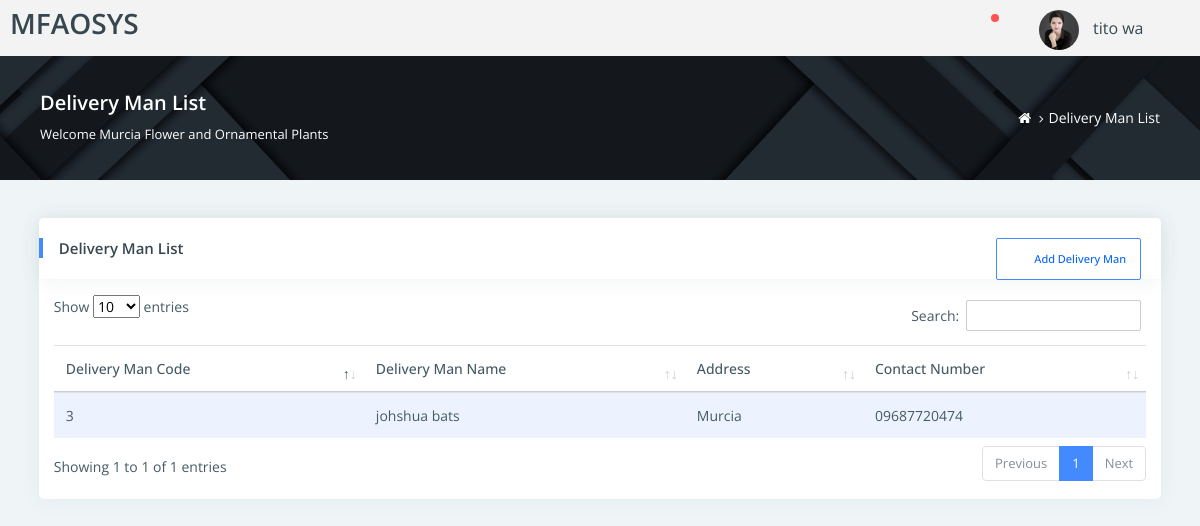
Page /deliveryman/deliveryman.php (signed in) on the committed database.
### tables this page shows
CREATE TABLE `tbldeliveryman` (
  `deliveryman_id` int(11) NOT NULL,
  `deliveryman_name` varchar(100) NOT NULL,
  `password` varchar(150) NOT NULL,
  `active` int(1) NOT NULL DEFAULT 1,
  `contact_no` varchar(50) NOT NULL,
  `address` varchar(250) NOT NULL,
  `supplier_id` int(11) NOT NULL
);

CREATE TABLE `tblsupplier` (
  `supplier_id` int(11) NOT NULL,
  `supplier_name` varchar(150) NOT NULL,
  `supplier_password` varchar(150) NOT NULL,
  `active` int(1) NOT NULL DEFAULT 0,
  `supplier_location` varchar(100) NOT NULL,
  `contact_no` varchar(50) NOT NULL,
  `reference_id` varchar(20) NOT NULL,
  `uploaded_file` varchar(100) NOT NULL
);

### deliveryman/deliveryman.php (the view, shortened to what this page needs)
<?php
  $id = $_SESSION['id'];
  include('../include/connection.php');
 ?>
<!DOCTYPE html>
<html lang="en">
<head>
    <link rel="stylesheet" href="assets/pages/waves/css/waves.min.css" type="text/css" media="all">
    <link rel="stylesheet" type="text/css" href="assets/css/bootstrap/css/bootstrap.min.css">
    <link rel="stylesheet" href="assets/pages/waves/css/waves.min.css" type="text/css" media="all">
    <link rel="stylesheet" type="text/css" href="assets/icon/themify-icons/themify-icons.css">
    <link rel="stylesheet" type="text/css" href="assets/icon/icofont/css/icofont.css">
    <link rel="stylesheet" type="text/css" href="assets/css/font-awesome-n.min.css">
    <link rel="stylesheet" type="text/css" href="assets/css/font-awesome.min.css">
    <link rel="stylesheet" type="text/css" href="assets/css/jquery.mCustomScrollbar.css">
    <link rel="stylesheet" type="text/css" href="assets/css/style.css">
    <link rel="stylesheet" type="text/css" href="../DataTables/datatables.min.css"/>
</head>
<body>
    <div id="pcoded" class="pcoded">
        <div class="pcoded-container navbar-wrapper">
            <?php include('include/supplierheader.php'); ?>
            <div class="pcoded-main-container">
                <div class="pcoded-wrapper">
                    <div class="pcoded-content">
                        <div class="page-header">
                            <div class="page-block">
                                <div class="row align-items-center">
                                    <div class="col-md-8">
                                        <div class="page-header-title">
                                            <h5 class="m-b-10">Delivery Man List</h5>
                                            <p class="m-b-0">Welcome Murcia Flower and Ornamental Plants</p>
                                        </div>
                                    </div>
                                    <div class="col-md-4">
                                        <ul class="breadcrumb">
                                            <li class="breadcrumb-item">
                                                <a href="index.html"> <i class="fa fa-home"></i> </a>
                                            </li>
                                            <li class="breadcrumb-item"><a href="#!">Delivery Man List</a>
                                            </li>
                                        </ul>
                                    </div>
                                </div>
                            </div>
                        </div>
                        <div class="pcoded-inner-content">
                            <div class="main-body">
                                <div class="page-wrapper">
                                    <div class="page-body">
                                                    <div class="card table-card">
                                                    <div class="card-header">
                                                        <h5>Delivery Man List</h5>
                                                        <div class="card-header-right">
                                                             <button style="margin-right: 10px;" data-toggle="modal" data-target="#bd-example-modal-sm" class="btn waves-effect waves-light btn-primary btn-sm btn-outline-primary"><i class="icofont icofont-plus"></i>Add Delivery Man</button>
                                                        </div>
                                                    </div>
                                                    <div class="container-fluid mt-3  mb-3">
                                               <!-- <div class="card-block table-border-style">
                                                <div> -->
                                                   <table id="example" class="table table-striped" style="width:100%">
        <thead>
            <tr>
               <th>Delivery Man Code</th>
                <th>Delivery Man Name</th>
                <th>Address</th>
                <th>Contact Number</th>
            </tr>
        </thead>
        <tbody>
          <?php
            $query = mysqli_query($con, "SELECT * FROM tbldeliveryman INNER JOIN tblsupplier on tblsupplier.supplier_id=tbldeliveryman.supplier_id WHERE tbldeliveryman.active = 1 AND tbldeliveryman.supplier_id = $id");
            while($row = mysqli_fetch_array($query)){
           ?>
            <tr>
                <td><?php echo $row['deliveryman_id']; ?></td>
                <td><?php echo $row['deliveryman_name']; ?></td>
                <td><?php echo $row['address']; ?></td>
                <td><?php echo $row['contact_no']; ?></td>
            </tr>
          <?php } ?>
          </tbody>
        </table>
                                                    </div>
                                                </div>
                                            </div>
                                    </div>
                                </div>
                            </div>
                        </div>
                    </div>
                </div>
            </div>
        </div>
</body>
</html>

### rows in the picture
tbldeliveryman: deliveryman_id "3", deliveryman_name "johshua bats", address "Murcia", supplier.contact_no "09687720474"

### other values in the picture
$_SESSION['supplier_name'] "tito wa"
